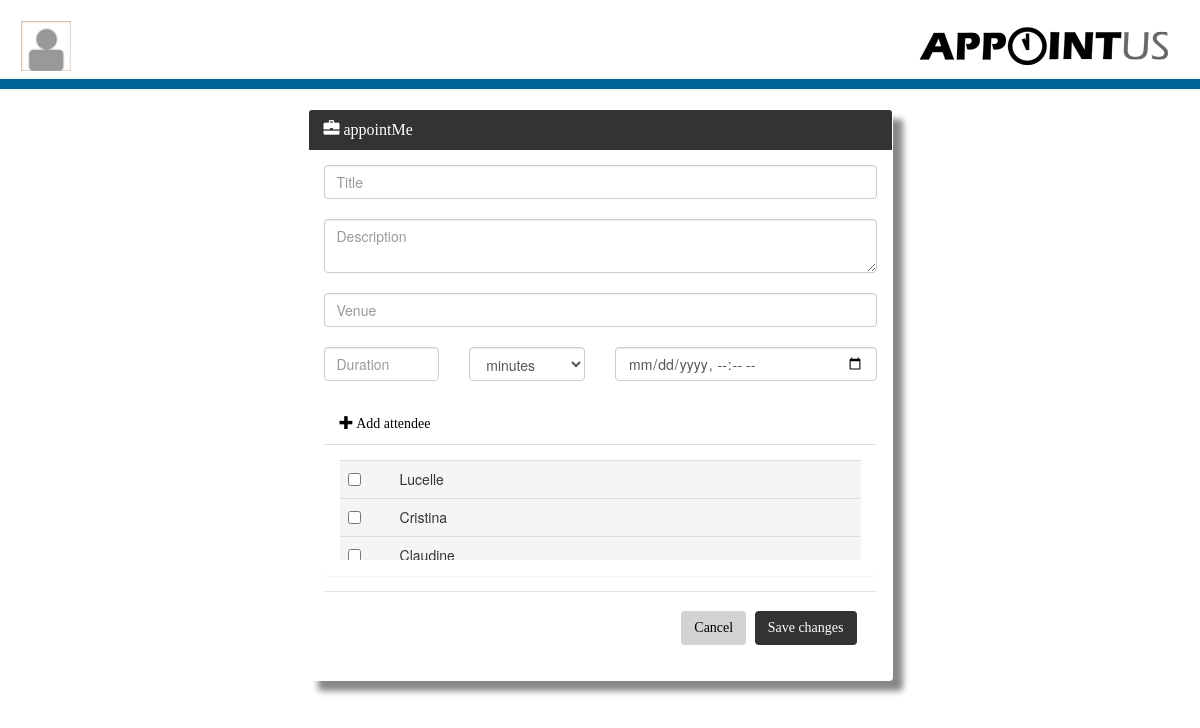
The app's page /meeting.php (signed in) with its own data.
### tables this page shows
CREATE TABLE IF NOT EXISTS `user` (
  `User_id` int(11) NOT NULL AUTO_INCREMENT,
  `Username` varchar(50) NOT NULL,
  `Password` varchar(50) NOT NULL,
  `Email` varchar(255) NOT NULL,
  `Firstname` varchar(255) NOT NULL,
  `Lastname` varchar(255) NOT NULL,
  `contact_number` varchar(50) NOT NULL,
  `Profile_picture` varchar(255) NOT NULL,
  PRIMARY KEY (`User_id`)
);

### meeting.php (the view, shortened to what this page needs)
 <!DOCTYPE html>
<html lang="en">
 <?php
    include ("dbconfig.php");
 ?>
  <head>
    <link href="css/bootstrap.min.css" rel="stylesheet" media="screen">
    <link href="css/profile.css" rel="stylesheet" media="screen">
  </head>
 <body>
  <div id = "header">
      <img id = "logo" src="img/appointus-final-logo.png"/>
      <div id = "account-greeting">
        <img id = "profile-picture" src ="img/default-profile-pic.png"/>
        <div class="dropdown" id = "settings">
          </div>
      </div>
    </div>
    <div id = "divider">
    </div>
  <div class="row"><br>
    <div class = "col-md-6 col-md-offset-3" >
      <form class="form-horizontal" action = "meeting.php" method="post" enctype="multipart/form-data" >
        <div class="panel" style = "box-shadow: 10px 10px 6px 0px #888888;">
          <div class="panel-heading" style="background-color: #333333;">
          <h3 class="panel-title" style="color:white;font-family:Century Gothic">
          <i class="glyphicon glyphicon-briefcase"></i> appointMe</h3>
        </div>
        <div class="panel-body">
          <input type="text" id="meetingtitle" value="" placeholder="Title" name="Title" class="form-control" required autofocus><br>
          <textarea id="meetingdesc" value="" placeholder="Description" name="Description" class="form-control" required></textarea><br>
          <input type="text" id="meetingvenue" value="" placeholder="Venue" name="Venue" class="form-control" required><br>
          <div class="row">
            <div class="col-xs-3">
              <input type="text" class="form-control" placeholder="Duration" name="Duration" required>
            </div>
            <div class="col-xs-3">
              <select type="text" class="form-control" name="Unit" required>
                <option>minutes</option>
                </select>
            </div>
            <div class="col-xs-6">
              <input type="datetime-local" class="form-control" name="Datetime" required>
            </div>
            </div>
            <br>
             <div class="panel-group" id="accordion">
              <div class="panel">
                <div class="panel-heading">
                    <a data-toggle="collapse" data-parent="#accordion" href="#">
                    <i class="glyphicon glyphicon-plus"></i> Add attendee
                    </a>
                </div>
                <div id="collapseOne" class="panel-collapse collapse in">
                  <div class="panel-body">
                  <div style = "height:100px;overflow:auto;" >
                    <table class="table table-hover">
                    <?php
                      $sql = "SELECT * FROM user";
                      $result = mysqli_query($con,$sql);
                      while($row = mysqli_fetch_array($result)) {
                        if ($row['User_id'] != $_SESSION['user_id']) {
                          echo '<tr class = "active"><td width = "10%"><input type="checkbox" name="attendees[]" value="'.$row['Username'].'"></td>
                              <td>'.$row['Username'].'</td></tr>';
                        }
                      }
                    ?>
                     </table>
                    </div>
                  </div>
                </div>
              </div>
            </div>
          <div class="modal-footer" style = "font-family:Century Gothic;">
            <a href="profile.php" class="btn" style="cursor: pointer;background-color:#D3D3D3">Cancel</a>
            <button type = "submit" class="btn" name="SaveMeeting" style = "cursor: pointer;background-color: #333333;color:white;">Save changes</button>
           </div>
            </div>
        </div>
  </div>
  </div>
</body>
</html>

### css/profile.css (style rules this page uses)
* { margin: auto 0; padding: 0px; background-size: 100%; }
#header { min-width:100%; min-height:5%; position:relative; margin:5px; }
#logo { position: relative; top: 10px; float:right; }
#account-greeting { padding:8px; font-family: "Century Gothic"; max-height:40px; min-width: 70%; top: 50px; }
#profile-picture { float:left; position:relative; margin:8px; height: 50px; width: 50px; }
#divider { background-color: #006699; min-width:100%; min-height:10px; clear:both; }
a:link { text-decoration:none; font-family: "Century Gothic", "Lucid Grande"; color: #000000; }
#settings { margin-left: 0px; position: relative; margin-top: 10px; height: 200px; width: 150px; text-align: left; display: inline; margin: 0; padding: 15px 4px 17px 0; list-style: none; }

### records on screen
user: Username "Lucelle"
user: Username "Cristina"
user: Username "Claudine"
